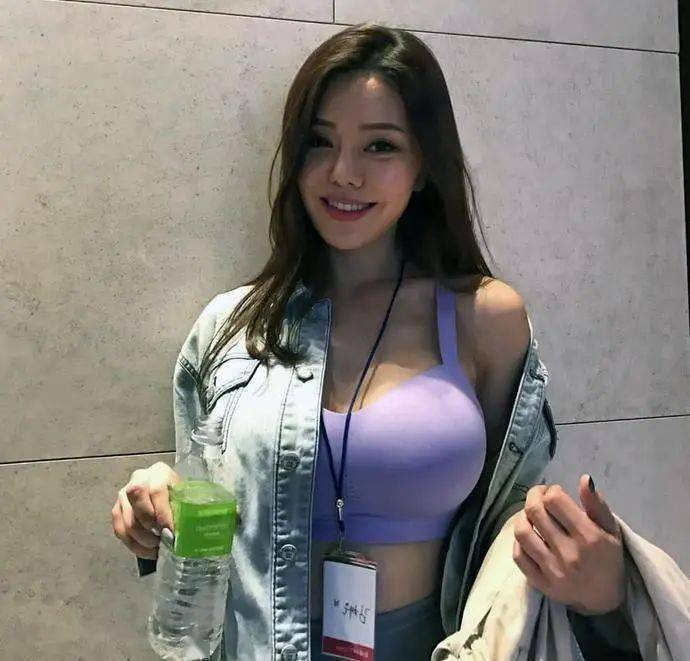
#> input picture images/aaa.jpeg, 690 x 661 px
$ python 013_image_operation.py
#> lines starting #> are read from the running program, lines starting #| are printed output that depends on the picture; after the words box and inside, x2 and y2 are one past the last pixel; in counts of white or black regions, pixels touching at a corner belong together
'''
图像运算以及融合
'''

import cv2
import numpy as np

if __name__ == "__main__":
    # [14 lines of commented-out code are left out]

    cv2.namedWindow("异或（位）运算原图", cv2.WINDOW_AUTOSIZE)
    cv2.namedWindow("异或（位）运算新图", cv2.WINDOW_AUTOSIZE)

    img1 = cv2.imread("../images/aaa.jpeg",cv2.IMREAD_ANYCOLOR)
#> img1 is the input picture: shape (661, 690, 3); mean B, G, R 124.8, 130.1, 133.8
    shape = img1.shape
#> shape = (661, 690, 3)
    print(f'宽度={shape[0]},高度={shape[1]}')
#| 宽度=661,高度=690
    # 创建一张图，宽高以及层次和img1一致。* 100 表示这张图的每一个像素的值都乘以100，也就是单个像素的值由1变成了100
    img2 = np.ones((shape[0],shape[1],shape[2]),np.uint8) * 100
    # 两张图相加（图的加法运算就是矩阵的加法运算也是单个像素的加法运算（所以两张图相加，两张图的宽度和高度必须一致，否则无法相加））
    # 加法一般使图像更亮一些
    img3 = cv2.add(img1,img2)
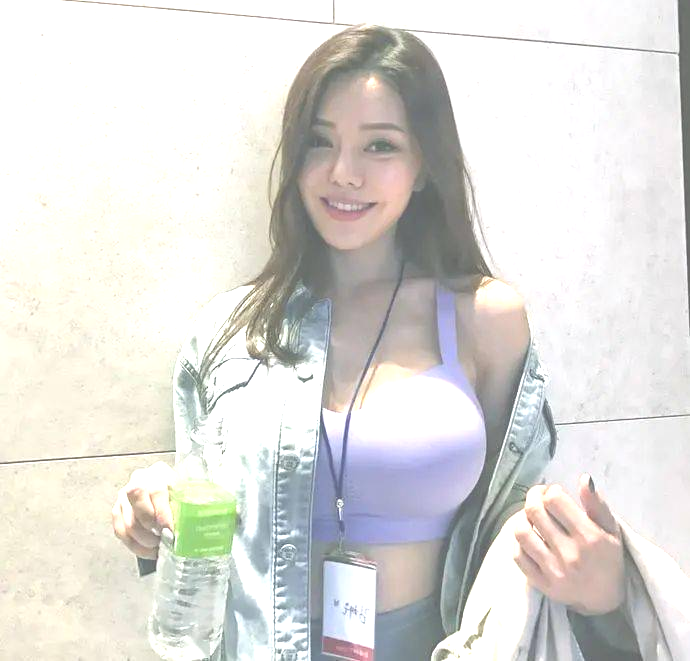
#> img3: shape (661, 690, 3); mean B, G, R 217.4, 220.5, 221.7
    # 两张图相减（图的加法运算就是矩阵的减法运算也是单个像素的减法运算（所以两张图相加，两张图的宽度和高度必须一致，否则无法相减））
    # 减法一般使图像更暗一些
    img4 = cv2.subtract(img3, img2)
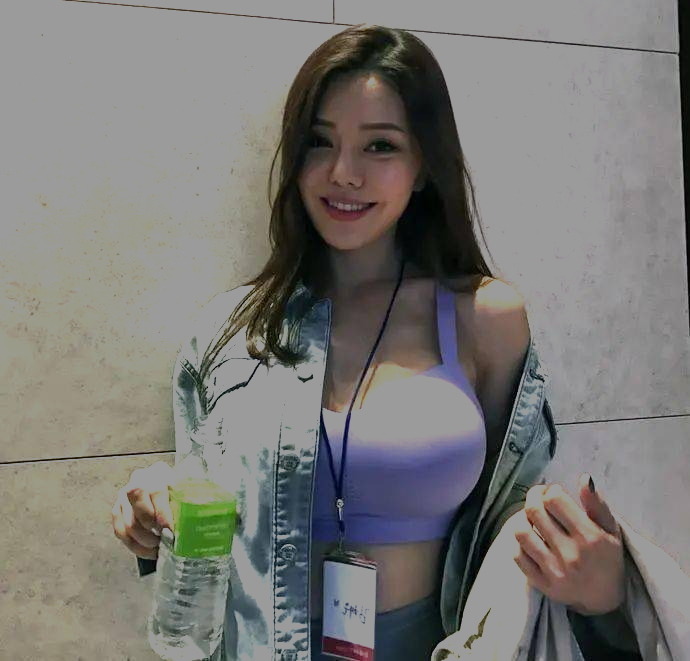
#> img4: shape (661, 690, 3); mean B, G, R 117.4, 120.5, 121.7

    # 两张图相乘（图的加法运算就是矩阵的乘法运算也是单个像素的乘法运算（所以两张图相乘，两张图的宽度和高度必须一致，否则无法相乘））
    img5 = cv2.multiply(img1,img2)
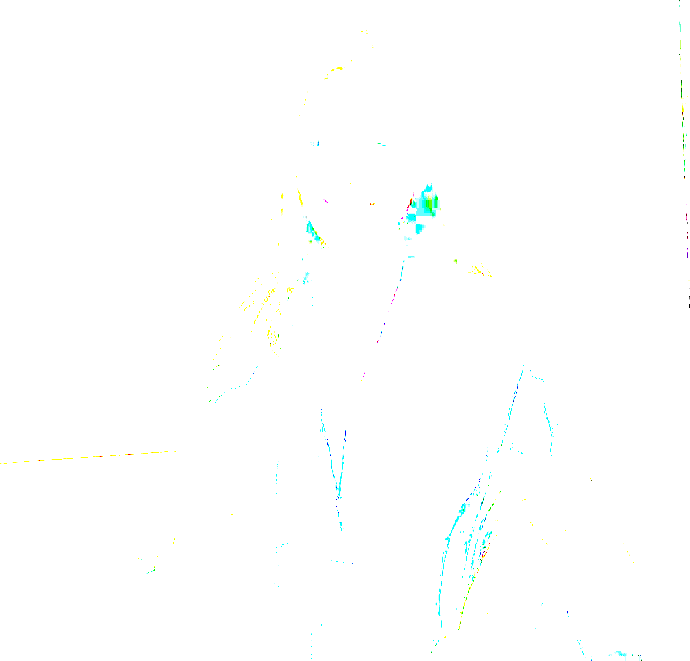
#> img5: shape (661, 690, 3); mean B, G, R 254.6, 254.9, 254.1

    # 两张图相除（图的加法运算就是矩阵的除法运算也是单个像素的除法运算（所以两张图相乘，两张图的宽度和高度必须一致，否则无法相除））
    img6 = cv2.divide(img5,img1)
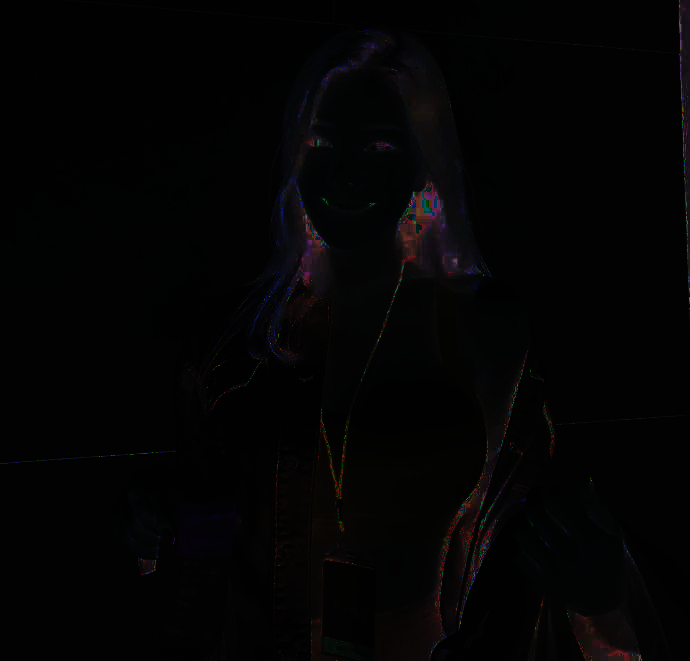
#> img6: shape (661, 690, 3); mean B, G, R 3.7, 3.3, 3.7

    # 两张图融合（图的加法运算就是矩阵的融合运算也是单个像素的融合运算（所以两张图融合，两张图的宽度和高度必须一致，否则无法融合））
    # 0.3表示img1融合后显示权重占比（越大显示越清晰），0.8表示img2融合后显示权重占比，0 表示融合后所有的像素都会加上这个值
    img7 = cv2.addWeighted(img1,0.3,img2,0.8,0)
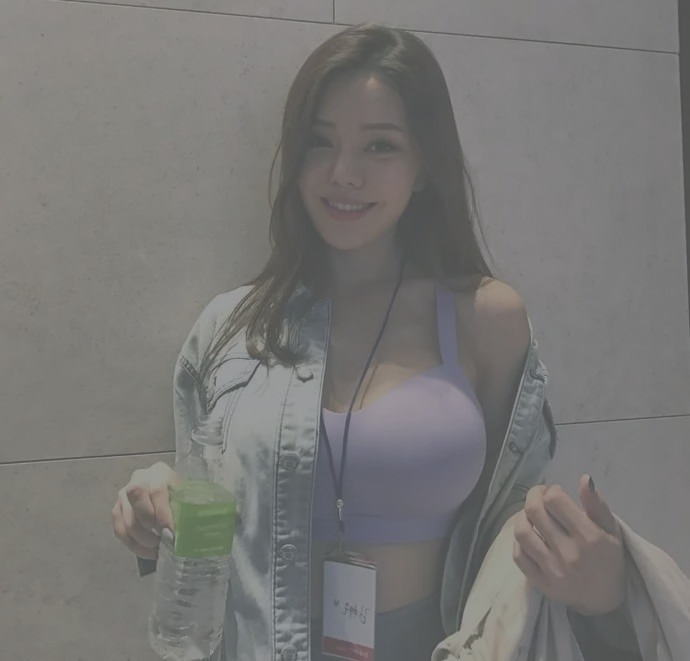
#> img7: shape (661, 690, 3); mean B, G, R 117.4, 119, 120.1

    img8 = np.zeros((480,640),np.uint8)
    # [y1:y2,x1:x2]（检索roi矩阵 y 50 到 y 150 和 x 50 到 x 150 这一块的子矩阵数据让其值等于 255 也就是白色）
    img8[50:150,50:150] = 255
    # 对img8做非（位）运算（也就是将每个像素的值取反）
    #img9 = cv2.bitwise_not(img8)

    img10 = np.zeros((480, 640), np.uint8)
    # [y1:y2,x1:x2]（检索roi矩阵 y 100 到 y 250 和 x 100 到 x 250 这一块的子矩阵数据让其值等于 255 也就是白色）
    img10[100:250,100:250] = 255
    # 对img8与img10做与（位）运算（两张图做运算前提是两张图的宽度和高度必须一致，否则无法运算）
    # 与运算就是找出交叉块（只显示交叉块位置图像）
    #img11 = cv2.bitwise_and(img8,img10)

    # 对img8与img10做或（位）运算（两张图做运算前提是两张图的宽度和高度必须一致，否则无法运算）
    # 或运算就是重叠交叉块（也就是显示两张图的所有像素）
    #img12 = cv2.bitwise_or(img8,img10)

    # 对img8与img10做异或（位）运算（两张图做运算前提是两张图的宽度和高度必须一致，否则无法运算）
    # 异或运算就是不显示交叉块
    img13 = cv2.bitwise_xor(img8,img10)


    # [15 lines of commented-out code are left out]

    cv2.imshow("异或（位）运算原图", img8)
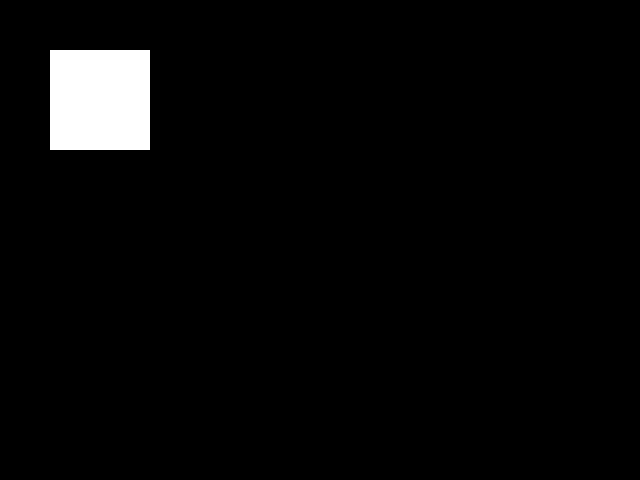
#> window '异或（位）运算原图': shape (480, 640); 3.3% white; 1 white region, box (x1, y1, x2, y2) and area: (50, 50, 150, 150) 10000
    cv2.imshow("异或（位）运算新图", img13)
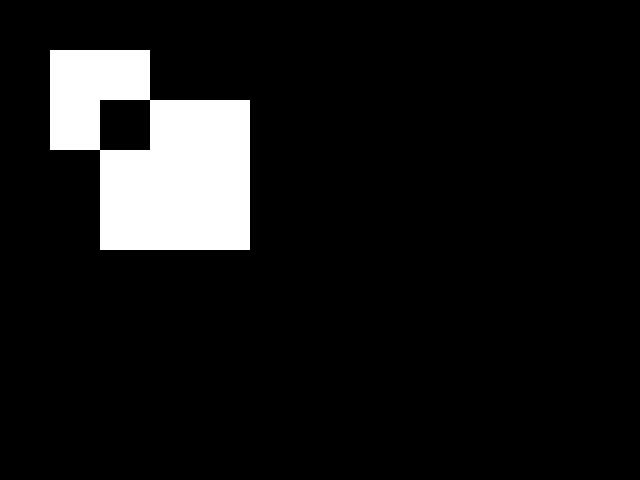
#> window '异或（位）运算新图': shape (480, 640); 9% white; 1 white region, box (x1, y1, x2, y2) and area: (50, 50, 250, 250) 27500


    while True:
        # 窗口显示多长时候后窗口自动关闭，如果不调用该函数窗口创建后会立即自动关闭（waitKey表示在等待的过程当中可以接收鼠标和键盘事件； 0 表示无限等待）
        key = cv2.waitKey(0)
#> (key q is pressed here)
        # 如果按了q键就退出（ord函数获取q键的Ascii码）
        if key & 0xFF == ord("q"):
            break
            # 退出
            #exit()

# 释放所有资源并且自动退出
cv2.destroyAllWindows()
